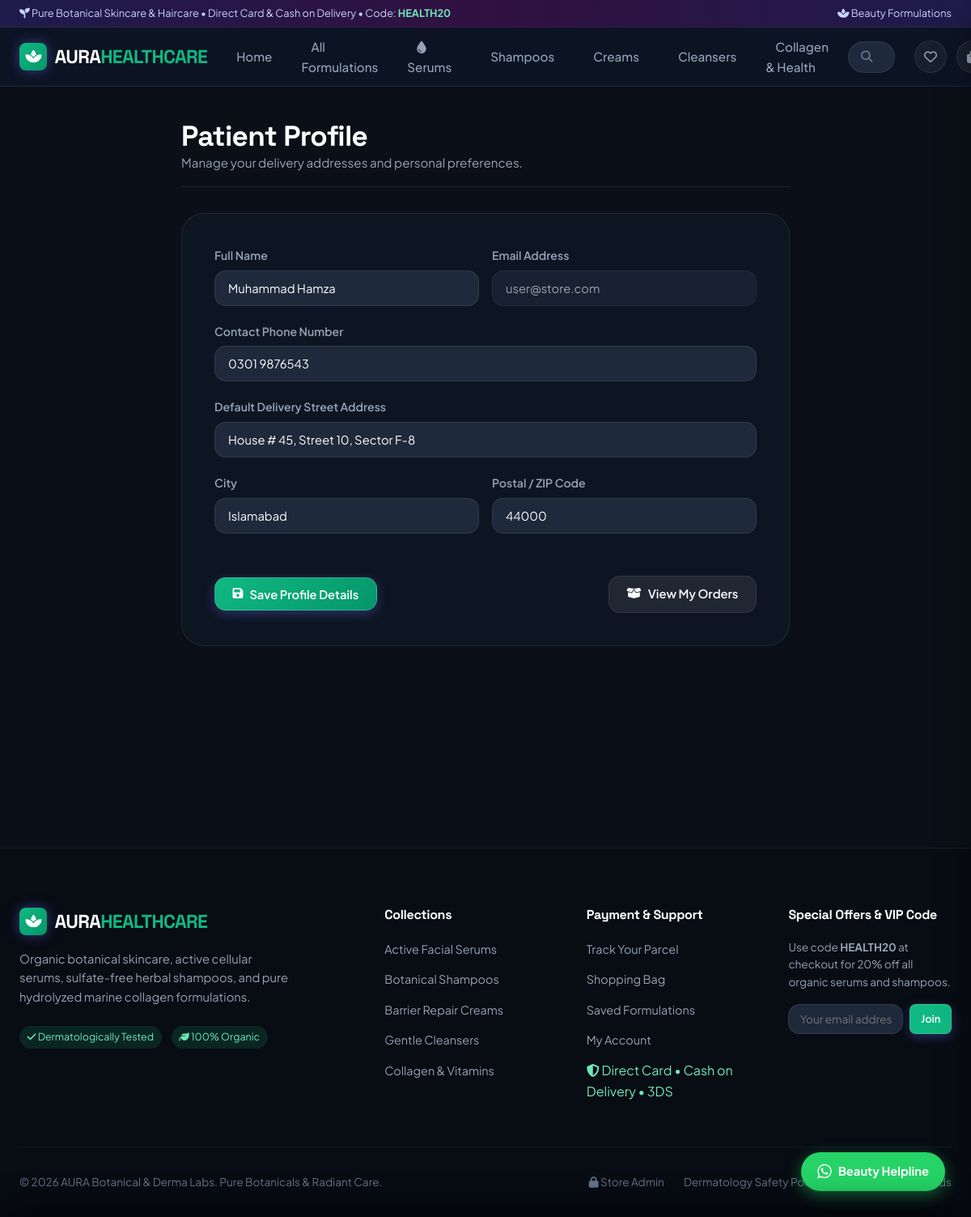
Screenshot of /profile (signed in) with the database file from the repository.
### tables this page shows
CREATE TABLE settings (
        key TEXT PRIMARY KEY,
        value TEXT NOT NULL
    );

CREATE TABLE users (
        id INTEGER PRIMARY KEY AUTOINCREMENT,
        full_name TEXT NOT NULL,
        email TEXT UNIQUE NOT NULL,
        password_hash TEXT NOT NULL,
        is_admin INTEGER DEFAULT 0,
        phone TEXT,
        address TEXT,
        city TEXT,
        postal_code TEXT,
        created_at TIMESTAMP DEFAULT CURRENT_TIMESTAMP
    );

### app.py (the view)
@app.route('/profile')
def profile_page():
    if not session.get('user_id'):
        flash('Please sign in to access your profile.', 'error')
        return redirect(url_for('auth_page'))
    user = query_db("SELECT * FROM users WHERE id = ?", (session['user_id'],), one=True)
    return render_template('profile.html', user=user)

### app.py (called while the page is built)
@app.after_request
def add_header(response):
    if not is_production:
        response.headers['Cache-Control'] = 'no-cache, no-store, must-revalidate'
        response.headers['Pragma'] = 'no-cache'
        response.headers['Expires'] = '0'
    return response

def get_cart():
    if 'cart' not in session:
        session['cart'] = {
            'items': [],
            'subtotal': 0.0,
            'discount_percent': 0.0,
            'coupon_code': None,
            'discount_amount': 0.0,
            'tax_amount': 0.0,
            'shipping_cost': 0.0,
            'total': 0.0
        }
    return session['cart']

### database.py (called while the page is built)
def get_db_connection():
    conn = sqlite3.connect(DB_FILE, timeout=30.0)
    conn.row_factory = sqlite3.Row
    conn.execute("PRAGMA foreign_keys = ON;")
    conn.execute("PRAGMA journal_mode = WAL;")
    return conn

def get_all_settings():
    try:
        rows = query_db("SELECT key, value FROM settings")
        return {r['key']: r['value'] for r in rows}
    except Exception:
        return {}

def query_db(query, args=(), one=False):
    conn = get_db_connection()
    cur = conn.cursor()
    cur.execute(query, args)
    rv = cur.fetchall()
    conn.close()
    return (rv[0] if rv else None) if one else rv

### Templates/profile.html (shortened to what this page needs)
{% extends "base.html" %}
{% block content %}
<div class="container" style="padding-top: 2.5rem; padding-bottom: 5rem; max-width: 800px;">
  <div style="margin-bottom: 2rem; border-bottom: 1px solid var(--border-color); padding-bottom: 1rem; display: flex; justify-content: space-between; align-items: flex-end; flex-wrap: wrap; gap: 1rem;">
    <div>
      <h1 style="font-size: 2.2rem; color: #fff;">Patient Profile</h1>
      <p style="color: var(--text-secondary); font-size: 0.95rem;">Manage your delivery addresses and personal preferences.</p>
    </div>
  </div>
  <div style="background: var(--bg-card); border: 1px solid var(--border-color); border-radius: var(--radius-xl); padding: 2.5rem;">
    <form method="POST" action="/profile/update">
      <div class="form-row-2">
        <div class="form-group">
          <label class="form-label">Full Name</label>
          <input type="text" name="full_name" class="form-control" value="{{ user.full_name }}" required>
        </div>
        <div class="form-group">
          <label class="form-label">Email Address</label>
          <input type="email" class="form-control" value="{{ user.email }}" disabled style="opacity: 0.6; cursor: not-allowed;">
        </div>
      </div>
      <div class="form-group">
        <label class="form-label">Contact Phone Number</label>
        <input type="tel" name="phone" class="form-control" value="{{ user.phone if user.phone else '' }}" placeholder="0300 1234567">
      </div>
      <div class="form-group">
        <label class="form-label">Default Delivery Street Address</label>
        <input type="text" name="address" class="form-control" value="{{ user.address if user.address else '' }}" placeholder="House # 12, Street 4, Sector F-7">
      </div>
      <div class="form-row-2">
        <div class="form-group">
          <label class="form-label">City</label>
          <input type="text" name="city" class="form-control" value="{{ user.city if user.city else '' }}" placeholder="Islamabad">
        </div>
        <div class="form-group">
          <label class="form-label">Postal / ZIP Code</label>
          <input type="text" name="postal_code" class="form-control" value="{{ user.postal_code if user.postal_code else '' }}" placeholder="44000">
        </div>
      </div>
      <div style="margin-top: 2rem; display: flex; justify-content: space-between; align-items: center; flex-wrap: wrap; gap: 1rem;">
        <button type="submit" class="btn btn-primary" style="background: linear-gradient(135deg, #10b981, #059669);">
          <i class="fa-solid fa-floppy-disk"></i> Save Profile Details
        </button>
        <a href="/orders" class="btn btn-secondary">
          <i class="fa-solid fa-box-open"></i> View My Orders
        </a>
      </div>
    </form>
  </div>
</div>
{% endblock %}

### Templates/base.html (shortened to what this page needs)
<!DOCTYPE html>
<html lang="en">
<head>
  <link rel="stylesheet" href="https://cdnjs.cloudflare.com/ajax/libs/font-awesome/6.5.1/css/all.min.css">
  <link rel="stylesheet" href="/static/css/main.css?v=20260918_mobile_v7">
</head>
<body>
  {% set promo_code = store_settings.banner_discount_code if store_settings.banner_discount_code else 'HEALTH20' %}
  <div class="top-bar">
    <div class="container top-bar-content">
      <div class="top-bar-marquee"><i class="fa-solid fa-seedling text-emerald-400"></i> Pure Botanical Skincare & Haircare &bull; Direct Card &amp; Cash on Delivery &bull; Code: <strong style="color: #6ee7b7; cursor: pointer;" onclick="copyToClipboard('{{ promo_code }}', 'Coupon code copied!')" title="Click to copy code">{{ promo_code }}</strong></div>
      <div class="top-bar-links">
        <a href="/shop"><i class="fa-solid fa-spa"></i> Beauty Formulations</a>
      </div>
    </div>
  </div>
  <header class="site-header">
    <div class="container">
      <nav class="navbar">
        <a href="/" class="brand-logo">
          <div class="logo-icon" style="background: linear-gradient(135deg, #10b981, #059669);"><i class="fa-solid fa-spa"></i></div>
          <span>AURA<span style="color: #10b981;">HEALTHCARE</span></span>
        </a>
        <ul class="nav-menu">
          <li><a href="/" class="nav-link {% if request.path == '/' %}active{% endif %}">Home</a></li>
          <li><a href="/shop" class="nav-link {% if request.path == '/shop' and not request.args.get('category') %}active{% endif %}">All Formulations</a></li>
          <li><a href="/shop?category=serums" class="nav-link {% if request.args.get('category') == 'serums' %}active{% endif %}"><i class="fa-solid fa-droplet text-emerald-400"></i> Serums</a></li>
          <li><a href="/shop?category=haircare" class="nav-link {% if request.args.get('category') == 'haircare' %}active{% endif %}">Shampoos</a></li>
          <li><a href="/shop?category=creams" class="nav-link {% if request.args.get('category') == 'creams' %}active{% endif %}">Creams</a></li>
          <li><a href="/shop?category=cleansers" class="nav-link {% if request.args.get('category') == 'cleansers' %}active{% endif %}">Cleansers</a></li>
          <li><a href="/shop?category=supplements" class="nav-link {% if request.args.get('category') == 'supplements' %}active{% endif %}">Collagen & Health</a></li>
        </ul>
        <div class="header-search">
          <div class="search-input-wrapper">
            <i class="fa-solid fa-magnifying-glass"></i>
            <input type="text" id="header-search-input" class="search-input" placeholder="Search Vitamin C, Shampoo, Collagen, Retinol..." autocomplete="off">
          </div>
        </div>
        <div class="header-actions">
          <a href="/wishlist" class="action-btn" title="Saved Remedies">
            <i class="fa-regular fa-heart"></i>
          </a>
          <a href="javascript:void(0)" class="action-btn open-cart-btn" title="Shopping Bag">
            <i class="fa-solid fa-bag-shopping"></i>
          </a>
        </div>
      </nav>
    </div>
  </header>
  <main style="flex: 1;">
    {% block content %}{% endblock %}
  </main>
  <footer class="site-footer">
    <div class="container">
      <div class="footer-grid">
        <div class="footer-brand">
          <a href="/" class="brand-logo" style="margin-bottom: 0.5rem;">
            <div class="logo-icon" style="background: linear-gradient(135deg, #10b981, #059669);"><i class="fa-solid fa-spa"></i></div>
            <span>AURA<span style="color: #10b981;">HEALTHCARE</span></span>
          </a>
          <p>Organic botanical skincare, active cellular serums, sulfate-free herbal shampoos, and pure hydrolyzed marine collagen formulations.</p>
          <div style="display: flex; gap: 0.75rem; margin-top: 1rem;">
            <span style="font-size: 0.78rem; background: rgba(16, 185, 129, 0.15); color: #6ee7b7; padding: 0.25rem 0.6rem; border-radius: var(--radius-full);"><i class="fa-solid fa-check"></i> Dermatologically Tested</span>
            <span style="font-size: 0.78rem; background: rgba(16, 185, 129, 0.15); color: #6ee7b7; padding: 0.25rem 0.6rem; border-radius: var(--radius-full);"><i class="fa-solid fa-leaf"></i> 100% Organic</span>
          </div>
        </div>
        <div>
          <h4 class="footer-title">Collections</h4>
          <ul class="footer-links">
            <li><a href="/shop?category=serums">Active Facial Serums</a></li>
            <li><a href="/shop?category=haircare">Botanical Shampoos</a></li>
            <li><a href="/shop?category=creams">Barrier Repair Creams</a></li>
            <li><a href="/shop?category=cleansers">Gentle Cleansers</a></li>
            <li><a href="/shop?category=supplements">Collagen & Vitamins</a></li>
          </ul>
        </div>
        <div>
          <h4 class="footer-title">Payment & Support</h4>
          <ul class="footer-links">
            <li><a href="/orders">Track Your Parcel</a></li>
            <li><a href="/cart">Shopping Bag</a></li>
            <li><a href="/wishlist">Saved Formulations</a></li>
            <li><a href="/profile">My Account</a></li>
            <li><span style="color: #6ee7b7;"><i class="fa-solid fa-shield-halved"></i> Direct Card &bull; Cash on Delivery &bull; 3DS</span></li>
          </ul>
        </div>
        <div>
          <h4 class="footer-title">Special Offers & VIP Code</h4>
          <p style="font-size: 0.85rem; color: var(--text-secondary); margin-bottom: 1rem;">Use code <strong>HEALTH20</strong> at checkout for 20% off all organic serums and shampoos.</p>
          <div style="display: flex; gap: 0.5rem;">
            <input type="email" placeholder="Your email address" class="form-control" style="font-size: 0.85rem; padding: 0.55rem 0.85rem;">
            <button class="btn btn-primary btn-sm" style="background: #10b981;" onclick="showToast('Thank you for subscribing to Botanical Skincare updates!')">Join</button>
          </div>
        </div>
      </div>
      <div class="footer-bottom">
        <div>&copy; 2026 AURA Botanical & Derma Labs. Pure Botanicals & Radiant Care.</div>
        <div style="display: flex; gap: 1.5rem;">
          <a href="/admin" style="color: var(--text-muted);"><i class="fa-solid fa-lock"></i> Store Admin</a>
          <a href="#">Dermatology Safety Policy</a>
          <a href="#">Ingredient Standards</a>
        </div>
      </div>
    </div>
  </footer>
  {% set wa_msg = store_settings.whatsapp_message if store_settings.whatsapp_message else 'Hi AURA Beauty Labs, I would like a consultation regarding skincare formulations' %}
  <a href="https://wa.me/{{ clean_whatsapp_number }}?text={{ wa_msg | urlencode }}"
     target="_blank"
     rel="noopener noreferrer"
     class="whatsapp-float-btn"
     title="Ask a Skincare Specialist on WhatsApp"
     aria-label="WhatsApp Helpline">
    <i class="fa-brands fa-whatsapp"></i>
    <span class="whatsapp-float-text">Beauty Helpline</span>
  </a>
</body>
</html>

### rows the page displays
settings: value "HEALTH20"
users: full_name "Muhammad Hamza", email "user@store.com", phone "0301 9876543", address "House # 45, Street 10, Sector F-8", city "Islamabad", postal_code "44000"
